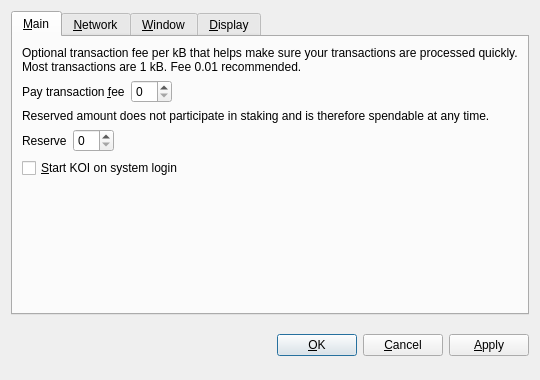
<?xml version="1.0" encoding="UTF-8"?>
<ui version="4.0">
 <class>OptionsDialog</class>
 <widget class="QDialog" name="OptionsDialog">
  <property name="geometry">
   <rect>
    <x>0</x>
    <y>0</y>
    <width>540</width>
    <height>380</height>
   </rect>
  </property>
  <property name="windowTitle">
   <string>Options</string>
  </property>
  <property name="modal">
   <bool>true</bool>
  </property>
  <layout class="QVBoxLayout" name="verticalLayout">
   <item>
    <widget class="QTabWidget" name="tabWidget">
     <property name="tabPosition">
      <enum>QTabWidget::North</enum>
     </property>
     <property name="currentIndex">
      <number>0</number>
     </property>
     <widget class="QWidget" name="tabMain">
      <attribute name="title">
       <string>&amp;Main</string>
      </attribute>
      <layout class="QVBoxLayout" name="verticalLayout_Main">
       <item>
        <widget class="QLabel" name="transactionFeeInfoLabel">
         <property name="text">
          <string>Optional transaction fee per kB that helps make sure your transactions are processed quickly. Most transactions are 1 kB. Fee 0.01 recommended.</string>
         </property>
         <property name="textFormat">
          <enum>Qt::PlainText</enum>
         </property>
         <property name="wordWrap">
          <bool>true</bool>
         </property>
        </widget>
       </item>
       <item>
        <layout class="QHBoxLayout" name="horizontalLayoutFee">
         <item>
          <widget class="QLabel" name="transactionFeeLabel">
           <property name="text">
            <string>Pay transaction &amp;fee</string>
           </property>
           <property name="textFormat">
            <enum>Qt::PlainText</enum>
           </property>
           <property name="buddy">
            <cstring>transactionFee</cstring>
           </property>
          </widget>
         </item>
         <item>
          <widget class="BitcoinAmountField" name="transactionFee"/>
         </item>
         <item>
          <spacer name="horizontalSpacerFee">
           <property name="orientation">
            <enum>Qt::Horizontal</enum>
           </property>
           <property name="sizeHint" stdset="0">
            <size>
             <width>40</width>
             <height>20</height>
            </size>
           </property>
          </spacer>
         </item>
        </layout>
       </item>
       <item>
        <widget class="QLabel" name="reserveBalanceInfoLabel">
         <property name="text">
          <string>Reserved amount does not participate in staking and is therefore spendable at any time.</string>
         </property>
         <property name="textFormat">
          <enum>Qt::PlainText</enum>
         </property>
         <property name="wordWrap">
          <bool>true</bool>
         </property>
        </widget>
       </item>
       <item>
        <layout class="QHBoxLayout" name="horizontalLayoutReserveBalance">
         <item>
          <widget class="QLabel" name="reserveBalanceLabel">
           <property name="text">
            <string>Reserve</string>
           </property>
           <property name="textFormat">
            <enum>Qt::PlainText</enum>
           </property>
           <property name="buddy">
            <cstring>reserveBalance</cstring>
           </property>
          </widget>
         </item>
         <item>
          <widget class="BitcoinAmountField" name="reserveBalance"/>
         </item>
         <item>
          <spacer name="horizontalSpacerReserveBalance">
           <property name="orientation">
            <enum>Qt::Horizontal</enum>
           </property>
           <property name="sizeHint" stdset="0">
            <size>
             <width>40</width>
             <height>20</height>
            </size>
           </property>
          </spacer>
         </item>
        </layout>
       </item>
       <item>
        <widget class="QCheckBox" name="bitcoinAtStartup">
         <property name="toolTip">
          <string>Automatically start KOI after logging in to the system.</string>
         </property>
         <property name="text">
          <string>&amp;Start KOI on system login</string>
         </property>
        </widget>
       </item>
       <item>
        <spacer name="verticalSpacer_Main">
         <property name="orientation">
          <enum>Qt::Vertical</enum>
         </property>
         <property name="sizeHint" stdset="0">
          <size>
           <width>20</width>
           <height>40</height>
          </size>
         </property>
        </spacer>
       </item>
      </layout>
     </widget>
     <widget class="QWidget" name="tabNetwork">
      <attribute name="title">
       <string>&amp;Network</string>
      </attribute>
      <layout class="QVBoxLayout" name="verticalLayout_Network">
       <item>
        <widget class="QCheckBox" name="mapPortUpnp">
         <property name="toolTip">
          <string>Automatically open the KOI client port on the router. This only works when your router supports UPnP and it is enabled.</string>
         </property>
         <property name="text">
          <string>Map port using &amp;UPnP</string>
         </property>
        </widget>
       </item>
       <item>
        <widget class="QCheckBox" name="connectSocks">
         <property name="toolTip">
          <string>Connect to the KOI network through a SOCKS proxy (e.g. when connecting through Tor).</string>
         </property>
         <property name="text">
          <string>&amp;Connect through SOCKS proxy:</string>
         </property>
        </widget>
       </item>
       <item>
        <layout class="QHBoxLayout" name="horizontalLayout_Network">
         <item>
          <widget class="QLabel" name="proxyIpLabel">
           <property name="text">
            <string>Proxy &amp;IP:</string>
           </property>
           <property name="textFormat">
            <enum>Qt::PlainText</enum>
           </property>
           <property name="buddy">
            <cstring>proxyIp</cstring>
           </property>
          </widget>
         </item>
         <item>
          <widget class="QValidatedLineEdit" name="proxyIp">
           <property name="maximumSize">
            <size>
             <width>140</width>
             <height>16777215</height>
            </size>
           </property>
           <property name="toolTip">
            <string>IP address of the proxy (e.g. 127.0.0.1)</string>
           </property>
          </widget>
         </item>
         <item>
          <widget class="QLabel" name="proxyPortLabel">
           <property name="text">
            <string>&amp;Port:</string>
           </property>
           <property name="textFormat">
            <enum>Qt::PlainText</enum>
           </property>
           <property name="buddy">
            <cstring>proxyPort</cstring>
           </property>
          </widget>
         </item>
         <item>
          <widget class="QLineEdit" name="proxyPort">
           <property name="maximumSize">
            <size>
             <width>55</width>
             <height>16777215</height>
            </size>
           </property>
           <property name="toolTip">
            <string>Port of the proxy (e.g. 9050)</string>
           </property>
          </widget>
         </item>
         <item>
          <widget class="QLabel" name="socksVersionLabel">
           <property name="text">
            <string>SOCKS &amp;Version:</string>
           </property>
           <property name="textFormat">
            <enum>Qt::PlainText</enum>
           </property>
           <property name="buddy">
            <cstring>socksVersion</cstring>
           </property>
          </widget>
         </item>
         <item>
          <widget class="QValueComboBox" name="socksVersion">
           <property name="toolTip">
            <string>SOCKS version of the proxy (e.g. 5)</string>
           </property>
          </widget>
         </item>
         <item>
          <spacer name="horizontalSpacer_Network">
           <property name="orientation">
            <enum>Qt::Horizontal</enum>
           </property>
           <property name="sizeHint" stdset="0">
            <size>
             <width>40</width>
             <height>20</height>
            </size>
           </property>
          </spacer>
         </item>
        </layout>
       </item>
       <item>
        <spacer name="verticalSpacer_Network">
         <property name="orientation">
          <enum>Qt::Vertical</enum>
         </property>
         <property name="sizeHint" stdset="0">
          <size>
           <width>20</width>
           <height>40</height>
          </size>
         </property>
        </spacer>
       </item>
      </layout>
     </widget>
     <widget class="QWidget" name="tabWindow">
      <attribute name="title">
       <string>&amp;Window</string>
      </attribute>
      <layout class="QVBoxLayout" name="verticalLayout_Window">
       <item>
        <widget class="QCheckBox" name="minimizeToTray">
         <property name="toolTip">
          <string>Show only a tray icon after minimizing the window.</string>
         </property>
         <property name="text">
          <string>&amp;Minimize to the tray instead of the taskbar</string>
         </property>
        </widget>
       </item>
       <item>
        <widget class="QCheckBox" name="minimizeOnClose">
         <property name="toolTip">
          <string>Minimize instead of exit the application when the window is closed. When this option is enabled, the application will be closed only after selecting Quit in the menu.</string>
         </property>
         <property name="text">
          <string>M&amp;inimize on close</string>
         </property>
        </widget>
       </item>
       <item>
        <spacer name="verticalSpacer_Window">
         <property name="orientation">
          <enum>Qt::Vertical</enum>
         </property>
         <property name="sizeHint" stdset="0">
          <size>
           <width>20</width>
           <height>40</height>
          </size>
         </property>
        </spacer>
       </item>
      </layout>
     </widget>
     <widget class="QWidget" name="tabDisplay">
      <attribute name="title">
       <string>&amp;Display</string>
      </attribute>
      <layout class="QVBoxLayout" name="verticalLayout_Display">
       <item>
        <layout class="QHBoxLayout" name="horizontalLayout_1_Display">
         <item>
          <widget class="QLabel" name="langLabel">
           <property name="text">
            <string>User Interface &amp;language:</string>
           </property>
           <property name="textFormat">
            <enum>Qt::PlainText</enum>
           </property>
           <property name="buddy">
            <cstring>lang</cstring>
           </property>
          </widget>
         </item>
         <item>
          <widget class="QValueComboBox" name="lang">
           <property name="toolTip">
            <string>The user interface language can be set here. This setting will take effect after restarting KOI.</string>
           </property>
          </widget>
         </item>
        </layout>
       </item>
       <item>
        <layout class="QHBoxLayout" name="horizontalLayout_2_Display">
         <item>
          <widget class="QLabel" name="unitLabel">
           <property name="text">
            <string>&amp;Unit to show amounts in:</string>
           </property>
           <property name="textFormat">
            <enum>Qt::PlainText</enum>
           </property>
           <property name="buddy">
            <cstring>unit</cstring>
           </property>
          </widget>
         </item>
         <item>
          <widget class="QValueComboBox" name="unit">
           <property name="toolTip">
            <string>Choose the default subdivision unit to show in the interface and when sending coins.</string>
           </property>
          </widget>
         </item>
        </layout>
       </item>
       <item>
        <widget class="QCheckBox" name="displayAddresses">
         <property name="toolTip">
          <string>Whether to show KOI addresses in the transaction list or not.</string>
         </property>
         <property name="text">
          <string>&amp;Display addresses in transaction list</string>
         </property>
        </widget>
       </item>
       <item>
        <widget class="QCheckBox" name="coinControlFeatures">
         <property name="toolTip">
          <string>Whether to show coin control features or not.</string>
         </property>
         <property name="text">
          <string>Display coin &amp;control features (experts only!)</string>
         </property>
        </widget>
       </item>
       <item>
        <spacer name="verticalSpacer_Display">
         <property name="orientation">
          <enum>Qt::Vertical</enum>
         </property>
         <property name="sizeHint" stdset="0">
          <size>
           <width>20</width>
           <height>40</height>
          </size>
         </property>
        </spacer>
       </item>
      </layout>
     </widget>
    </widget>
   </item>
   <item>
    <layout class="QHBoxLayout" name="horizontalLayout_Buttons">
     <item>
      <spacer name="horizontalSpacer_1">
       <property name="orientation">
        <enum>Qt::Horizontal</enum>
       </property>
       <property name="sizeHint" stdset="0">
        <size>
         <width>40</width>
         <height>48</height>
        </size>
       </property>
      </spacer>
     </item>
     <item>
      <widget class="QLabel" name="statusLabel">
       <property name="font">
        <font>
         <weight>75</weight>
         <bold>true</bold>
        </font>
       </property>
       <property name="text">
        <string/>
       </property>
       <property name="textFormat">
        <enum>Qt::PlainText</enum>
       </property>
       <property name="wordWrap">
        <bool>true</bool>
       </property>
      </widget>
     </item>
     <item>
      <spacer name="horizontalSpacer_2">
       <property name="orientation">
        <enum>Qt::Horizontal</enum>
       </property>
       <property name="sizeHint" stdset="0">
        <size>
         <width>40</width>
         <height>48</height>
        </size>
       </property>
      </spacer>
     </item>
     <item>
      <widget class="QPushButton" name="okButton">
       <property name="text">
        <string>&amp;OK</string>
       </property>
      </widget>
     </item>
     <item>
      <widget class="QPushButton" name="cancelButton">
       <property name="text">
        <string>&amp;Cancel</string>
       </property>
       <property name="autoDefault">
        <bool>false</bool>
       </property>
      </widget>
     </item>
     <item>
      <widget class="QPushButton" name="applyButton">
       <property name="text">
        <string>&amp;Apply</string>
       </property>
       <property name="autoDefault">
        <bool>false</bool>
       </property>
      </widget>
     </item>
    </layout>
   </item>
  </layout>
 </widget>
 <customwidgets>
  <customwidget>
   <class>BitcoinAmountField</class>
   <extends>QSpinBox</extends>
   <header>bitcoinamountfield.h</header>
  </customwidget>
  <customwidget>
   <class>QValueComboBox</class>
   <extends>QComboBox</extends>
   <header>qvaluecombobox.h</header>
  </customwidget>
  <customwidget>
   <class>QValidatedLineEdit</class>
   <extends>QLineEdit</extends>
   <header>qvalidatedlineedit.h</header>
  </customwidget>
 </customwidgets>
 <resources/>
 <connections/>
</ui>
